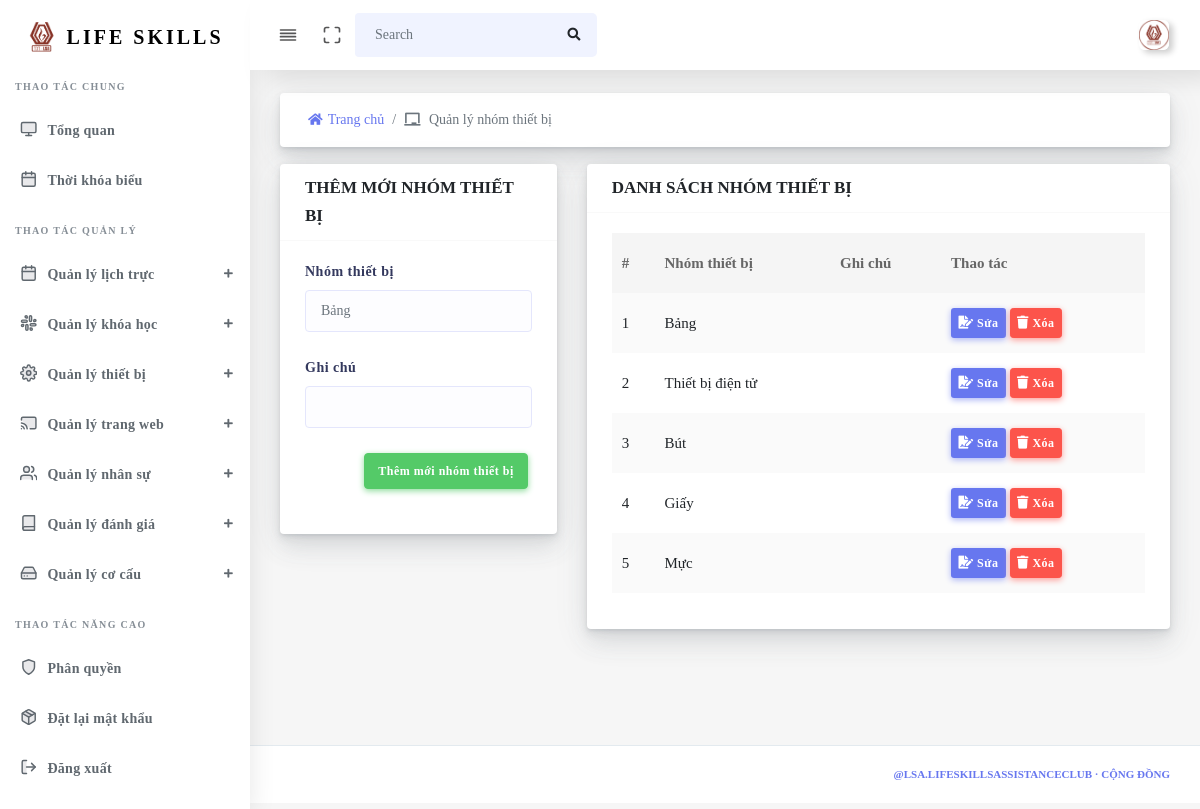
Page /Admin/DeviceGroup (signed in) on the committed database.
### tables this page shows
CREATE TABLE `tbl_devicegroup` (
  `id_devicegroup` int(255) NOT NULL,
  `devicegroup` varchar(255) NOT NULL,
  `note` varchar(255) DEFAULT NULL
);

### source/views/admin/layout.php (called while the page is built)
<?php
$filepath = realpath(dirname(__FILE__));
require_once($filepath . '/partials/header.php');
require_once($filepath . '/partials/sidebar.php');
require_once($filepath . '/pages/' . $data['page'] . '.php');
require_once($filepath . '/partials/footer.php');
?>

### source/core/Controller.php (called while the page is built, shortened)
<?php
class Controller
{
    public function viewAdmin($view, $data = [])
    {
        require_once(realpath(dirname(__FILE__)) . '/../views/admin/' . $view . '.php');
    }
}
?>

### source/controllers/Admin.php (called while the page is built, shortened)
<?php
class Admin extends Controller
{
  private $Device;
  function __construct()
  {
    $this->Device           = $this->model("Device");
  }
  public function DeviceGroup()
  {
    $Notification = [];
    $this->viewAdmin("layout", [
      "page"            => "device/device-group",
      "ListDeviceGroup" => $this->Device->getDeviceGroup(),
      "Notification"    => $Notification,
    ]);
  }
}

### source/core/App.php (called while the page is built, shortened)
<?php
class App
{
    protected $action       = "Index";
    function __construct()
    {
        $arr        = $this->UrlProcess();
        $filepath   = realpath(dirname(__FILE__));
        if (isset($arr[0])) {
            if (file_exists($filepath . '/../controllers/' . $arr[0] . '.php')) {
                if ($arr[0] == "Admin") {
                    $this->action = "Home";
                }
                unset($arr[0]);
            }
        }
        $this->controller = new $this->controller;
        if (isset($arr[1])) {
            if (method_exists($this->controller, $arr[1])) {
                $this->action = $arr[1];
            }
            unset($arr[1]);
        }
        $this->params = $arr ? array_values($arr) : [];
        call_user_func_array([$this->controller, $this->action], $this->params);
    }
    function UrlProcess()
    {
        if (isset($_GET["url"])) return explode("/", filter_var(trim($_GET["url"], "/")));
    }
}
?>

### index.php (called while the page is built, shortened)
<?php
$myApp = new App();
?>

### source/core/lib/database.php (called while the page is built, shortened)
<?php
class Database
{
  protected $host   = DB_HOST;
  protected $user   = DB_USER;
  protected $pass   = DB_PASS;
  protected $dbname = DB_NAME;
  public $link;
  private function connectDB()
  {
    $this->link = new mysqli(
      $this->host,
      $this->user,
      $this->pass,
      $this->dbname
    );
  }
  public function select($query)
  {
    $result = $this->link->query($query) or
      die($this->link->error . __LINE__);
    if ($result->num_rows > 0) {
      return $result;
    } else {
      return false;
    }
  }
}

### source/models/Device.php (called while the page is built, shortened)
<?php
class Device
{
  private $db;
  public function __construct()
  {
    $this->db = new Database();
  }
  public function getDeviceGroup()
  {
    $query  = "SELECT * FROM `tbl_devicegroup`";
    $result = $this->db->select($query);
    return $result;
  }
}

### source/views/admin/pages/device/device-group.php (the view, shortened to what this page needs)
<div class="main-content">
  <section class="section mb-3">
    <div class="section-body">
      <div class="row">
        <div class="col-md-12">
          <div class="card mb-2">
            <div class="card-body p-2">
              <nav aria-label="breadcrumb m-0">
                <ol class="breadcrumb bg-white m-0">
                  <li class="breadcrumb-item"><a href="Admin/Home"><i class="fas fa-home"></i>Trang chủ</a></li>
                  <li class="breadcrumb-item active" aria-current="page"><i class="fas fa-chalkboard"></i> Quản lý nhóm thiết bị </li>
                </ol>
              </nav>
            </div>
          </div>
        </div>
      </div>
    </div>
  </section>
  <section class="section">
    <div class="section-body">
      <div class="row">
        <div class="col-md-4">
          <div class="card">
            <div class="card-header">
              <h4>THÊM MỚI NHÓM THIẾT BỊ</h4>
            </div>
            <div class="card-body">
              <form action="Admin/DeviceGroup" method="post">
                <div class="form-group">
                  <label>Nhóm thiết bị</label>
                  <input type="text" name="devicegroup" placeholder="Bảng" class="form-control">
                </div>
                <div class="form-group">
                  <label>Ghi chú</label>
                  <input type="text" name="note" class="form-control">
                </div>
                <div class="form-group text-right">
                  <button class="btn btn-success mr-1" name="addDeviceGroup" type="submit">Thêm mới nhóm thiết bị</button>
                </div>
              </form>
            </div>
          </div>
        </div>
        <div class="col-md-8">
          <div class="card">
            <div class="card-header">
              <h4>DANH SÁCH NHÓM THIẾT BỊ</h4>
            </div>
            <div class="card-body">
              <div class="table-responsive">
                <table class="table table-striped table-hover" id="table-1">
                  <thead>
                    <tr>
                      <th>#</th>
                      <th>Nhóm thiết bị</th>
                      <th>Ghi chú</th>
                      <th>Thao tác</th>
                    </tr>
                  </thead>
                  <tbody>
                    <?php $i = 1;
                    if ($data['ListDeviceGroup']) {
                      while ($value = $data['ListDeviceGroup']->fetch_assoc()) { ?>
                        <tr>
                          <td><?php echo $i++; ?></td>
                          <td><?php echo $value['devicegroup']; ?></td>
                          <td><?php echo $value['note']; ?></td>
                          <td>
                            <a href="#" class="btn btn-sm btn-primary" onclick="updateDeviceGroup('<?php echo $value['id_devicegroup'] ?>', '<?php echo $value['devicegroup'] ?>','<?php echo $value['note'] ?>')" data-toggle="modal" data-target="#updateDeviceGroup"><i class="fas fa-file-signature"></i> Sửa </a>
                            <a href="#" class="btn btn-sm btn-danger" onclick="deleteDeviceGroup('<?php echo $value['id_devicegroup']; ?>', '<?php echo $value['devicegroup']; ?>')" data-toggle="modal" data-target="#deleteDeviceGroup"><i class="fas fa-trash"></i> Xóa </a>
                          </td>
                        </tr>
                    <?php }
                    } ?>
                  </tbody>
                </table>
              </div>
            </div>
          </div>
        </div>
      </div>
    </div>
  </section>
</div>

### rows in the picture
tbl_devicegroup: devicegroup "Bảng"
tbl_devicegroup: devicegroup "Thiết bị điện tử"
tbl_devicegroup: devicegroup "Bút"
tbl_devicegroup: devicegroup "Giấy"
tbl_devicegroup: devicegroup "Mực"
